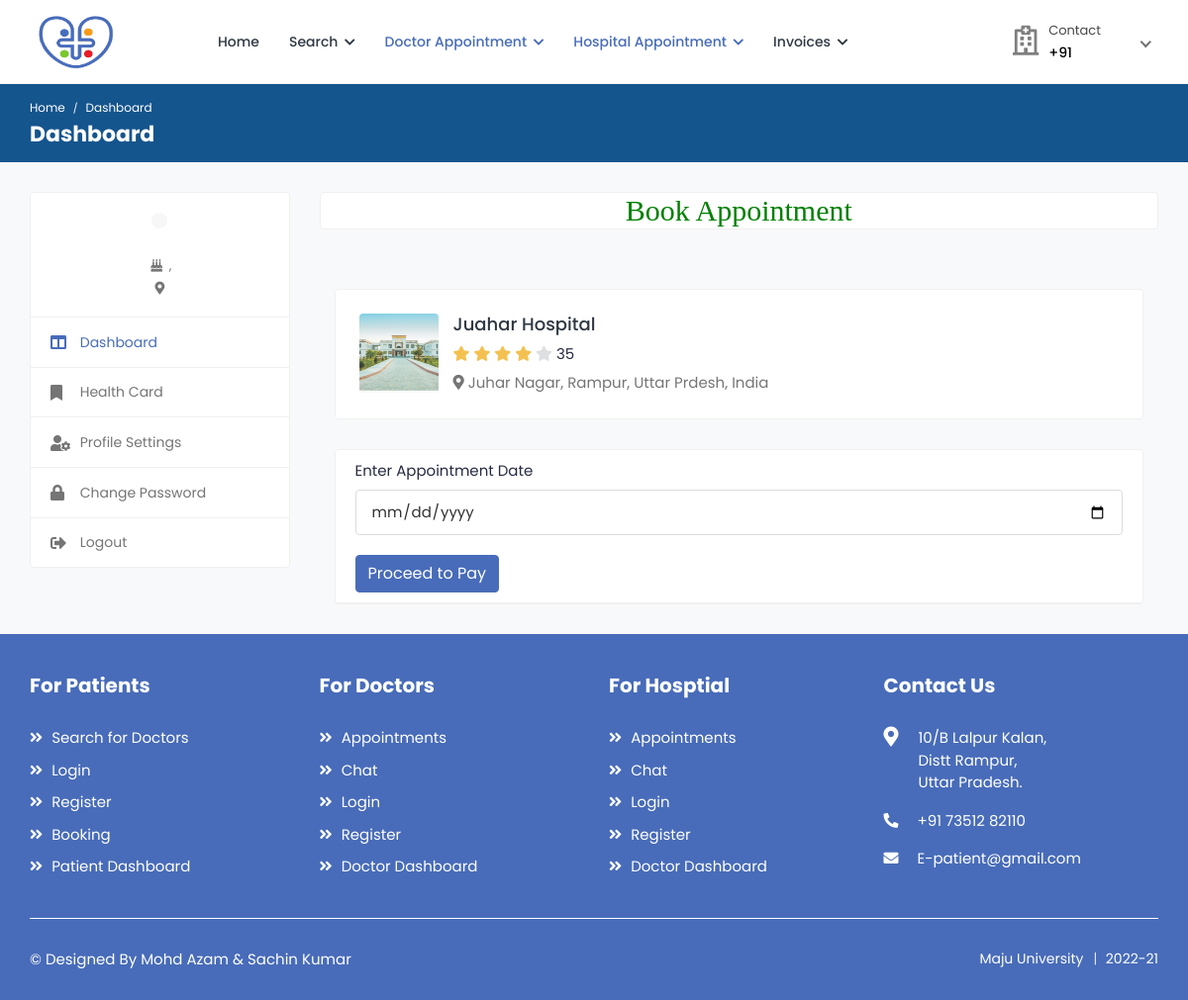
/hospital_appointment2, run on the app's committed database.
### health/models.py (models this page shows, shortened)
class Hospital(models.Model):
    status = models.CharField(max_length=100,null=True)
    user = models.ForeignKey(User, on_delete=models.CASCADE, null=True)
    mobile = models.CharField(max_length=10, null=True)
    name = models.CharField(max_length=100, null=True)
    nom_doctor = models.CharField(max_length=100, null=True)
    nom_beds = models.CharField(max_length=100, null=True)
    foundation_date = models.DateField(null=True)
    timing = models.CharField(max_length=100, null=True)
    owner_name = models.CharField(max_length=100, null=True)
    days_time = models.CharField(max_length=100, null=True)
    address = models.CharField(max_length=100, null=True)
    biography = models.TextField(null=True)
    image = models.FileField(null=True)

### health/views.py (the view)
# urls.py: path('hospital_appointment<int:pid>', hospital_appointment,name="hospital_appointment"),
def hospital_appointment(request,pid):
    hospital=Hospital.objects.get(id=pid)
    if request.method == "POST":
        a = request.POST['a_date']
        app=Hospital_Appointment.objects.create(hospital=hospital,patient=Patient.objects.get(user=request.user),a_date=a,status="pending",p_status="pending")
        messages.success(request,"Appointment Request Sent Successfully")
        return redirect("hospital_payment",app.id)
    d={'hospital':hospital}
    return render(request,'patient/hospital_appointment.html',d)

### health/templates/patient/hospital_appointment.html (shortened to what this page needs)
{% extends 'patient/sidebar.html' %}
{% load static %}
{% block b %}
<h2 style="font-family:roman;color:green" align="center" class="card">Book Appointment</h2>
<div class="content">
				<div class="container">
					<div class="row">
						<div class="col-12">
							<div class="card">
								<div class="card-body">
									<div class="booking-doc-info">
										<a href="doctor-profile.html" class="booking-doc-img">
											<img src="{{hospital.image.url}}" alt="User Image">
										</a>
										<div class="booking-info">
											<h4><a href="doctor-profile.html"> {{hospital.name}}</a></h4>
											<div class="rating">
												<i class="fas fa-star filled"></i>
												<i class="fas fa-star filled"></i>
												<i class="fas fa-star filled"></i>
												<i class="fas fa-star filled"></i>
												<i class="fas fa-star"></i>
												<span class="d-inline-block average-rating">35</span>
											</div>
											<p class="text-muted mb-0"><i class="fas fa-map-marker-alt"></i> {{hospital.address}}, India</p>
										</div>
									</div>
								</div>
							</div>
							<div class="card booking-schedule schedule-widget">
								<div class="schedule-header">
									<div class="row">
										<div class="col-md-12">
											<form action="" method="post">
												<div class="form-group">
													<label>Enter Appointment Date</label>
													<input type="date" class="form-control" name="a_date">
												</div>
                                                <button type="submit"  class="btn btn-primary submit-btn">Proceed to Pay</button>
							</div>
										</div>
									</div>
								</div>
                            </div>
						</div>
					</div>
				</div>
			</div>
		{% endblock %}

### data on the page
Hospital: image (picture), name "Juahar Hospital", address "Juhar Nagar, Rampur, Uttar Prdesh"
